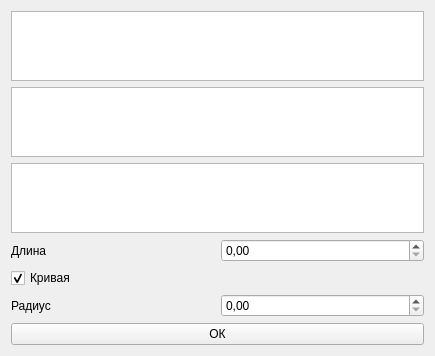
<?xml version="1.0" encoding="UTF-8"?>
<ui version="4.0">
 <class>AddRails</class>
 <widget class="QWidget" name="AddRails">
  <property name="geometry">
   <rect>
    <x>0</x>
    <y>0</y>
    <width>435</width>
    <height>300</height>
   </rect>
  </property>
  <property name="windowTitle">
   <string>Form</string>
  </property>
  <property name="locale">
   <locale language="Russian" country="Russia"/>
  </property>
  <layout class="QGridLayout" name="gridLayout">
   <item row="1" column="0" colspan="2">
    <widget class="QTreeView" name="sleeperView"/>
   </item>
   <item row="5" column="0">
    <widget class="QLabel" name="label">
     <property name="text">
      <string>Радиус</string>
     </property>
    </widget>
   </item>
   <item row="5" column="1">
    <widget class="QDoubleSpinBox" name="radSpin"/>
   </item>
   <item row="3" column="1">
    <widget class="QDoubleSpinBox" name="lenghtSpin"/>
   </item>
   <item row="6" column="0" colspan="2">
    <widget class="QPushButton" name="pushButton">
     <property name="text">
      <string>ОК</string>
     </property>
    </widget>
   </item>
   <item row="3" column="0">
    <widget class="QLabel" name="label_2">
     <property name="text">
      <string>Длина</string>
     </property>
    </widget>
   </item>
   <item row="4" column="0" colspan="2">
    <widget class="QCheckBox" name="radBox">
     <property name="text">
      <string>Кривая</string>
     </property>
     <property name="checked">
      <bool>true</bool>
     </property>
    </widget>
   </item>
   <item row="0" column="0" colspan="2">
    <widget class="QTreeView" name="railView"/>
   </item>
   <item row="2" column="0" colspan="2">
    <widget class="QTreeView" name="fillView"/>
   </item>
  </layout>
 </widget>
 <resources/>
 <connections>
  <connection>
   <sender>radBox</sender>
   <signal>clicked(bool)</signal>
   <receiver>radSpin</receiver>
   <slot>setEnabled(bool)</slot>
   <hints>
    <hint type="sourcelabel">
     <x>217</x>
     <y>245</y>
    </hint>
    <hint type="destinationlabel">
     <x>323</x>
     <y>277</y>
    </hint>
   </hints>
  </connection>
  <connection>
   <sender>radBox</sender>
   <signal>clicked(bool)</signal>
   <receiver>label</receiver>
   <slot>setEnabled(bool)</slot>
   <hints>
    <hint type="sourcelabel">
     <x>217</x>
     <y>245</y>
    </hint>
    <hint type="destinationlabel">
     <x>111</x>
     <y>277</y>
    </hint>
   </hints>
  </connection>
 </connections>
</ui>
